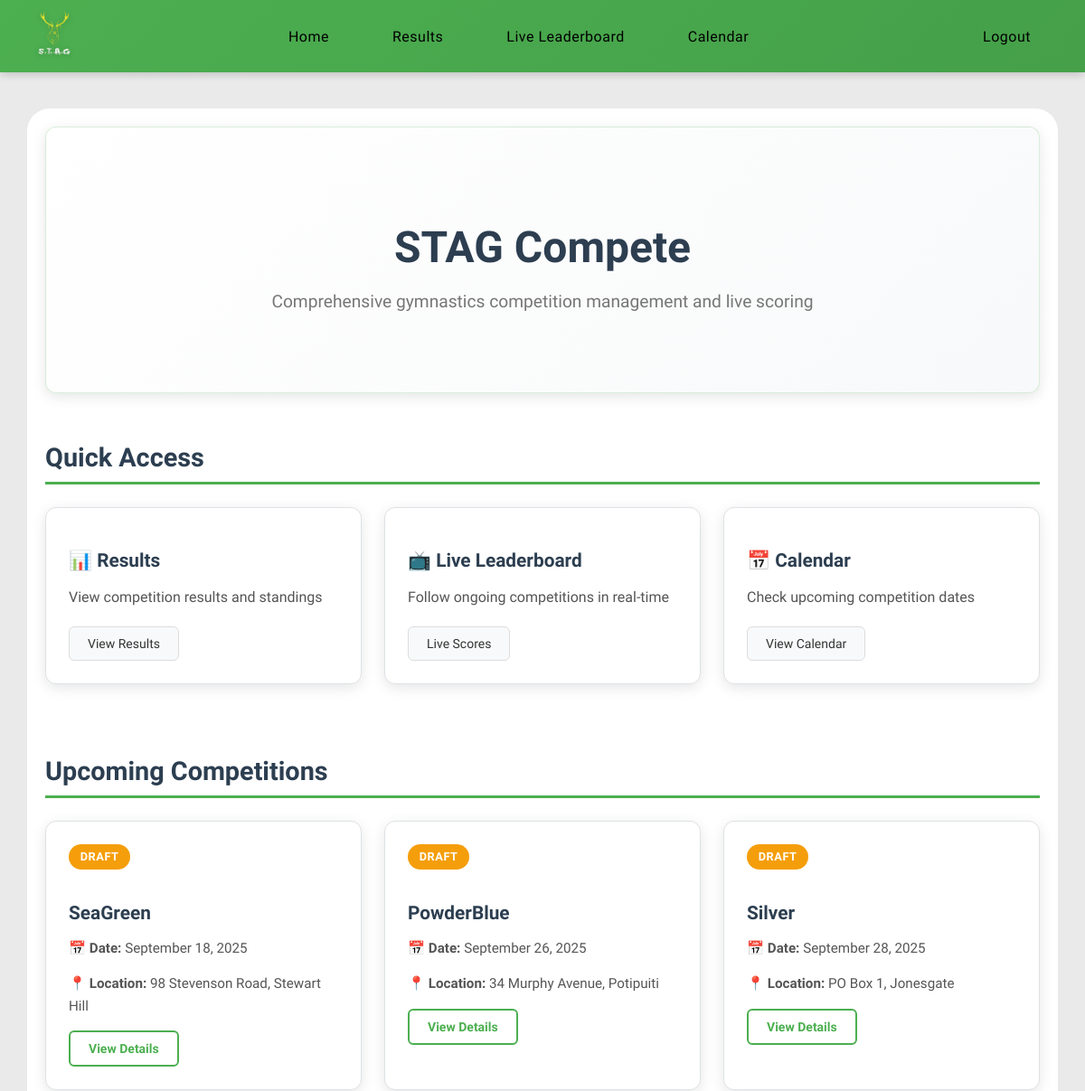
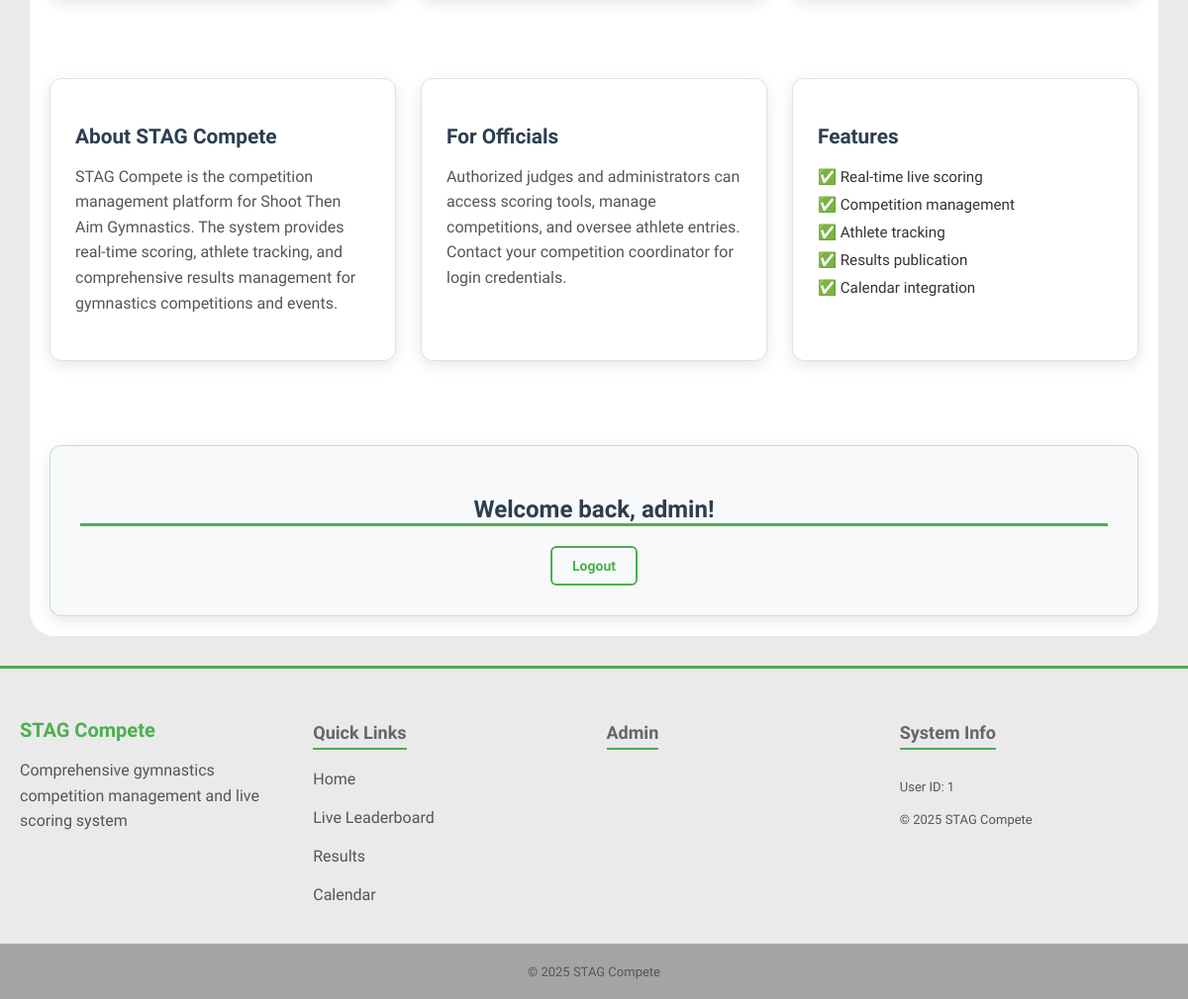
The page / (signed in) on the database its author committed (2 pictures, top to bottom).
### models.py (models this page shows)
class Competitions(db.Model):
    __tablename__ = 'competitions'
    id = db.Column(
        db.Integer, primary_key=True
    )
    season_id = db.Column(
        db.Integer, db.ForeignKey('seasons.id'), nullable=False
    )
    name = db.Column(
        db.String(50), nullable=False
    )
    address = db.Column(
        db.String(100), nullable=False
    )
    competition_date = db.Column(
        db.Date, nullable=True
    )
    status = db.Column(
        db.String(20), nullable=False, default='draft'
    )  # Options: 'draft', 'live', 'ended'
    started_at = db.Column(
        db.DateTime, nullable=True
    )
    ended_at = db.Column(
        db.DateTime, nullable=True
    )
    entries = db.relationship(
        'Entries', backref='competitions'
    )
    season = db.relationship(
        'Seasons', backref='competitions'
    )

### routes/home.py (the view)
@main.route('/')
def home():
    upcoming_competitions = models.Competitions.query.filter(
        models.Competitions.competition_date >= datetime.now().date(),
        models.Competitions.status.in_(['draft', 'live'])
    ).order_by(models.Competitions.competition_date).limit(3).all()
    live_competitions = models.Competitions.query.filter(
        models.Competitions.status == 'live'
    ).all()
    recent_results = models.Competitions.query.filter(
        models.Competitions.status == 'ended'
    ).order_by(models.Competitions.ended_at.desc()).limit(3).all()
    return render_template('home.html',
                           upcoming_competitions=upcoming_competitions,
                           live_competitions=live_competitions,
                           recent_results=recent_results)

### routes/__init__.py (called while the page is built)
@main.context_processor  # Ensures this is run before any other routes
def inject_user():
    return dict(
        logged_in='user_id' in session,
        user_roles=session.get('roles', []),
        is_admin='admin' in session.get('roles', []),
        is_judge='judges' in session.get('roles', []),
        user_id=session.get('user_id')
    )

### templates/home.html (shortened to what this page needs)
{% extends 'layout.html' %}
{% block content %}
<div class="content">
    <section class="hero-section">
        <div class="hero-content">
            <h1 class="hero-title">STAG Compete</h1>
            <p class="hero-subtitle">Comprehensive gymnastics competition management and live scoring</p>
        </div>
    </section>
    <section class="quick-actions">
        <h2>Quick Access</h2>
        <div class="action-grid">
            <div class="action-card">
                <h3>📊 Results</h3>
                <p>View competition results and standings</p>
                <a href="{{ url_for('main.results') }}" class="btn btn-secondary">View Results</a>
            </div>
            <div class="action-card">
                <h3>📺 Live Leaderboard</h3>
                <p>Follow ongoing competitions in real-time</p>
                <a href="{{ url_for('main.live') }}" class="btn btn-secondary">Live Scores</a>
            </div>
            <div class="action-card">
                <h3>📅 Calendar</h3>
                <p>Check upcoming competition dates</p>
                <a href="{{ url_for('main.calendar_view') }}" class="btn btn-secondary">View Calendar</a>
            </div>
        </div>
    </section>
    {% if upcoming_competitions %}
    <section class="upcoming-section">
        <h2>Upcoming Competitions</h2>
        <div class="competition-grid">
            {% for competition in upcoming_competitions %}
            <div class="competition-card">
                <div class="competition-status {{ competition.status }}">
                    {{ competition.status.title() }}
                </div>
                <h3>{{ competition.name }}</h3>
                <div class="competition-details">
                    <p><strong>📅 Date:</strong>
                        {% if competition.competition_date %}
                        {{ competition.competition_date.strftime('%B %d, %Y') }}
                        {% else %}
                        TBD
                        {% endif %}
                    </p>
                    <p><strong>📍 Location:</strong> {{ competition.address }}</p>
                </div>
                <a href="{{ url_for('main.competition_details', competition_id=competition.id) }}"
                    class="btn btn-outline">View Details</a>
            </div>
            {% endfor %}
        </div>
    </section>
    {% endif %}
    <section class="system-info">
        <div class="info-grid">
            <div class="info-card">
                <h3>About STAG Compete</h3>
                <p>STAG Compete is the competition management platform for Shoot Then Aim Gymnastics.
                    The system provides real-time scoring, athlete tracking, and comprehensive results management
                    for gymnastics competitions and events.</p>
            </div>
            <div class="info-card">
                <h3>For Officials</h3>
                <p>Authorized judges and administrators can access scoring tools, manage competitions, and oversee
                    athlete entries. Contact your competition coordinator for login credentials.</p>
            </div>
            <div class="info-card">
                <h3>Features</h3>
                <ul class="feature-list">
                    <li>✅ Real-time live scoring</li>
                    <li>✅ Competition management</li>
                    <li>✅ Athlete tracking</li>
                    <li>✅ Results publication</li>
                    <li>✅ Calendar integration</li>
                </ul>
            </div>
        </div>
    </section>
    {% if logged_in %}
    <section class="admin-panel">
        <h2>Welcome back, {{ session.get('username', 'Official') }}!</h2>
        <div class="admin-actions">
            <a href="{{ url_for('main.logout') }}" class="btn btn-outline">Logout</a>
        </div>
    </section>
    {% endif %}
</div>
{% endblock %}

### static/css/variables.css (style rules this page uses)
:root { --primary-green: #4CAF50; --primary-green-dark: #45a049; --primary-green-darker: #3d8b40; --background-light: #eaeaea; --background-white: #ffffff; --background-section: #f8f9fa; --background-section-alt: #e9ecef; --text-primary: #000000; --text-secondary: #333333; --text-muted: #555555; --text-light: #666666; --text-dark: #2c3e50; --border-light: #ddd; --border-lighter: #dee2e6; --border-lightest: #e0e0e0; --error-color: #dc3545; --error-background: rgba(220, 53, 69, 0.1); --success-color: #28a745; --warning-color: #f59e0b; --info-color: #007bff; --shadow-sm: 0 2px 8px rgba(0, 0, 0, 0.08); --shadow-md: 0 4px 15px rgba(0, 0, 0, 0.1); --shadow-lg: 0 10px 30px rgba(0, 0, 0, 0.3); --shadow-green: 0 4px 15px rgba(76, 175, 80, 0.3); --border-radius-sm: 6px; --border-radius-md: 12px; --border-radius-lg: 15px; --border-radius-xl: 25px; --spacing-xs: 5px; --spacing-sm: 10px; --spacing-md: 15px; --spacing-lg: 20px; --spacing-xl: 25px; --spacing-2xl: 30px; --transition-fast: all 0.3s ease; --transition-slow: all 0.5s ease; --font-size-xs: 12px; --font-size-sm: 13px; --font-size-base: 14px; --font-size-md: 16px; --font-size-lg: 18px; --font-size-xl: 20px; --font-size-2xl: 24px; --font-size-3xl: 32px; --nav-height: 80px; --container-max-width: 1400px; }

### static/css/base.css (style rules this page uses)
html, body { min-height: 100vh; margin: 0; padding: 0; background-color: var(--background-light); font-family: 'Lexend', sans-serif; padding-top: 60px; display: flex; flex-direction: column; }

### static/css/components.css (style rules this page uses)
.btn { display: inline-block; padding: var(--spacing-sm) var(--spacing-lg); border: none; border-radius: var(--border-radius-sm); font-size: var(--font-size-base); font-weight: 500; font-family: 'Lexend', sans-serif; cursor: pointer; text-decoration: none; text-align: center; transition: var(--transition-fast); box-sizing: border-box; background-color: var(--primary-green); color: white; }
.btn-secondary { background: var(--background-section); color: var(--text-secondary); border: 1px solid var(--border-light); }
.btn-outline { background: transparent; color: var(--primary-green); border: 2px solid var(--primary-green); font-weight: 600; }

### static/css/layout.css (style rules this page uses)
.content { margin: 0 auto; padding: var(--spacing-lg); font-weight: 300; color: var(--text-primary); background-color: var(--background-white); border-radius: var(--border-radius-xl); width: 100%; max-width: 95%; box-sizing: border-box; display: flex; flex-direction: column; overflow: visible; }

### rows shown on the page
Competitions: status "DRAFT", name "SeaGreen", competition_date "September 18, 2025", address "98 Stevenson Road, Stewart Hill"
Competitions: status "DRAFT", name "PowderBlue", competition_date "September 26, 2025", address "34 Murphy Avenue, Potipuiti"
Competitions: status "DRAFT", name "Silver", competition_date "September 28, 2025", address "PO Box 1, Jonesgate"

### other values the page prints
{{ session.get('username', 'Official') }} "admin"
{{ user_id }} "1"
